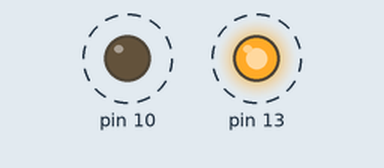
A sketch run on a simulated Arduino Nano, built with avr-gcc and run on an emulated ATmega328P. Parts: output pins drawn as LEDs (lit = HIGH). Dashed ring = blinking.

Above: at 0.2 s.
Timing chart, 0 to 3.0 s (numbered marks = the images above):
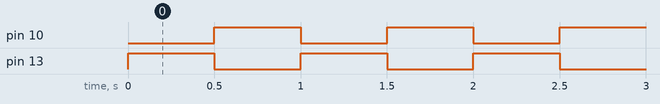

Measured:
- by itself, pin 10, pin 13: alternates HIGH for 0.50 s and LOW for 0.50 s

The sketch:

Destello_1.ino
```cpp
/*
  Ejemplo básico para destellar un LED.
  La salida 13 es el LED interno del Arduino NANO.
  La salida 10 es la primer salida digital del Rastuino (cercana al USB del
  Arduino NANO)
 */

void setup()
{
 pinMode(13,OUTPUT);
 pinMode(10,OUTPUT);
}

void loop()
{
 digitalWrite(13,HIGH);
 digitalWrite(10,LOW);
 delay(500);
 digitalWrite(13,LOW);
 digitalWrite(10,HIGH);
 delay(500);
}
```
